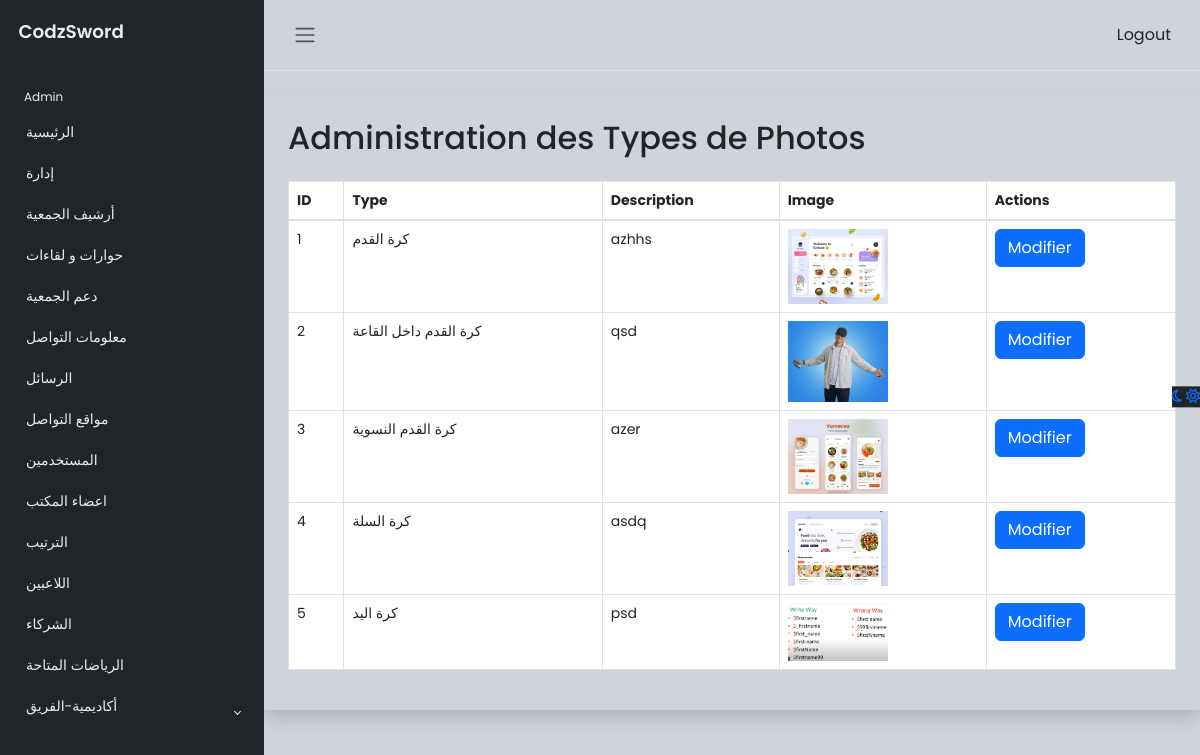
The page /admin/type_sport.php (signed in) on the database its author committed.
### tables this page shows
CREATE TABLE `types_photos` (
  `id` int(11) NOT NULL,
  `type` varchar(255) NOT NULL,
  `description` text DEFAULT NULL,
  `image` varchar(255) DEFAULT NULL
);

### admin/type_sport.php (the view, shortened to what this page needs)
<?php
$servername = "localhost";
$username = "root";
$password = "";
$dbname = "association";
$conn = new mysqli($servername, $username, $password, $dbname);
$sql = "SELECT * FROM types_photos";
$result = $conn->query($sql);
?>
<!DOCTYPE html>
<html lang="fr">
<head>
    <link rel="stylesheet" href="https://stackpath.bootstrapcdn.com/bootstrap/4.5.2/css/bootstrap.min.css">
    <link rel="stylesheet" href="https://cdn.jsdelivr.net/npm/bootstrap@5.3.0-alpha2/dist/css/bootstrap.min.css">
    <link rel="stylesheet" href="css/style.css">
</head>
<body>
<div class="wrapper">
        <aside id="sidebar" class="js-sidebar">
            <div class="h-100">
                <div class="sidebar-logo">
                    <a href="#">CodzSword</a>
                </div>
                <ul class="sidebar-nav">
                    <li class="sidebar-header">
                        Admin
                    </li>
                    <li class="sidebar-item">
                        <a href="index.php" class="sidebar-link">
                            الرئيسية
                        </a>
                    </li>
                    <li class="sidebar-item">
                        <a href="documents.php" class="sidebar-link collapsed">
                            إدارة
                        </a>
                    </li>
                    <li class="sidebar-item">
                        <a href="gallery.php" class="sidebar-link">
                            أرشيف الجمعية
                        </a>
                    </li>
                    <li class="sidebar-item">
                        <a href="actualete.php" class="sidebar-link">
                            حوارات و لقاءات
                        </a>
                    </li>
                    <li class="sidebar-item">
                        <a href="soutenir.php" class="sidebar-link">
                            دعم الجمعية
                        </a>
                    </li>
                    <li class="sidebar-item">
                        <a href="contact.php" class="sidebar-link">
                            معلومات التواصل
                        </a>
                    </li>
                    <li class="sidebar-item">
                        <a href="message.php" class="sidebar-link">
                            الرسائل
                        </a>
                    </li>
                    <li class="sidebar-item">
                        <a href="social.php" class="sidebar-link">
                            مواقع التواصل
                        </a>
                    </li>
                    <li class="sidebar-item">
                        <a href="add_admin.php" class="sidebar-link">
                            المستخدمين
                        </a>
                    </li>
                    <li class="sidebar-item">
                        <a href="admin_members.php" class="sidebar-link">
                            اعضاء المكتب
                        </a>
                    </li>
                    <li class="sidebar-item">
                        <a href="classement.php" class="sidebar-link">
                            الترتيب
                        </a>
                    </li>
                    <li class="sidebar-item">
                        <a href="joueurs.php" class="sidebar-link">
                            اللاعبين
                        </a>
                    </li>
                    <li class="sidebar-item">
                        <a href="sponsor.php" class="sidebar-link">
                            الشركاء
                        </a>
                    </li>
                    <li class="sidebar-item">
                        <a href="type_sport.php" class="sidebar-link">
                            الرياضات المتاحة
                        </a>
                    </li>
                    <li class="sidebar-item">
                        <a href="#" class="sidebar-link collapsed" data-bs-target="#auth" data-bs-toggle="collapse"
                            aria-expanded="false">
                            أكاديمية-الفريق
                        </a>
                    </li>
                </ul>
            </div>
        </aside>
        <div class="main">
            <nav class="navbar navbar-expand px-3 border-bottom">
                <button class="btn" id="sidebar-toggle" type="button">
                    <span class="navbar-toggler-icon"></span>
                </button>
                <div class="navbar-collapse navbar">
                    <ul class="navbar-nav">
                        <li class="nav-item dropdown">
                            <a href="#" data-bs-toggle="dropdown" class="nav-icon pe-md-0">
                                <a href="#" class="btn button">Logout</a>
                            </a>
                        </li>
                    </ul>
                </div>
            </nav>
            <div class="container shadow p-4 mt-4">
    <h2 class="mb-4">Administration des Types de Photos</h2>
    <table class="table table-bordered">
        <thead>
            <tr>
                <th>ID</th>
                <th>Type</th>
                <th>Description</th>
                <th>Image</th>
                <th>Actions</th>
            </tr>
        </thead>
        <tbody>
            <?php while ($row = $result->fetch_assoc()): ?>
                <tr>
                    <td><?= $row['id'] ?></td>
                    <td><?= $row['type'] ?></td>
                    <td><?= $row['description'] ?></td>
                    <td>
                        <?php if (!empty($row['image'])): ?>
                            <img src="<?= $row['image'] ?>" alt="Image" style="width: 100px; height: auto;">
                        <?php else: ?>
                            Pas d'image
                        <?php endif; ?>
                    </td>
                    <td>
                        <button type="button" class="btn btn-primary" data-toggle="modal" data-target="#editModal<?= $row['id'] ?>">Modifier</button>
                    </td>
                </tr>
            <?php endwhile; ?>
        </tbody>
    </table>
</div>
            <a href="#" class="theme-toggle">
                <i class="fa-regular fa-moon"></i>
                <i class="fa-regular fa-sun"></i>
            </a>
        </div>
    </div>
</body>
</html>

### admin/css/style.css (style rules this page uses)
body { font-family: 'Poppins', sans-serif; font-size: 0.875rem; opacity: 1; overflow-y: scroll; margin: 0; }
a { cursor: pointer; text-decoration: none; font-family: 'Poppins', sans-serif; }
li { list-style: none; }
.wrapper { align-items: stretch; display: flex; width: 100%; }
#sidebar { max-width: 264px; min-width: 264px; background: var(--bs-dark); transition: all 0.35s ease-in-out; }
.main { display: flex; flex-direction: column; min-height: 100vh; min-width: 0; overflow: hidden; transition: all 0.35s ease-in-out; width: 100%; background: var(--bs-dark-bg-subtle); }
.sidebar-logo { padding: 1.15rem; }
.sidebar-logo a { color: #e9ecef; font-size: 1.15rem; font-weight: 600; }
.sidebar-nav { list-style: none; margin-bottom: 0; padding-left: 0; margin-left: 0; }
.sidebar-header { color: #e9ecef; font-size: .75rem; padding: 1.5rem 1.5rem .375rem; }
a.sidebar-link { padding: .625rem 1.625rem; color: #e9ecef; position: relative; display: block; font-size: 0.875rem; }
.sidebar-link[data-bs-toggle="collapse"]::after { border: solid; border-width: 0 .075rem .075rem 0; content: ""; display: inline-block; padding: 2px; position: absolute; right: 1.5rem; top: 1.4rem; transform: rotate(-135deg); transition: all .2s ease-out; }
.sidebar-link[data-bs-toggle="collapse"].collapsed::after { transform: rotate(45deg); transition: all .2s ease-out; }
.navbar-expand .navbar-nav { margin-left: auto; }
.theme-toggle { position: fixed; top: 50%; transform: translateY(-65%); text-align: center; z-index: 10; right: 0; left: auto; border: none; background-color: var(--bs-body-color); }

### rows shown on the page
types_photos: id "1", type "كرة القدم", description "azhhs", image (picture)
types_photos: id "2", type "كرة القدم داخل القاعة", description "qsd", image (picture)
types_photos: id "3", type "كرة القدم النسوية", description "azer", image (picture)
types_photos: id "4", type "كرة السلة", description "asdq", image (picture)
types_photos: id "5", type "كرة اليد", description "psd", image (picture)
